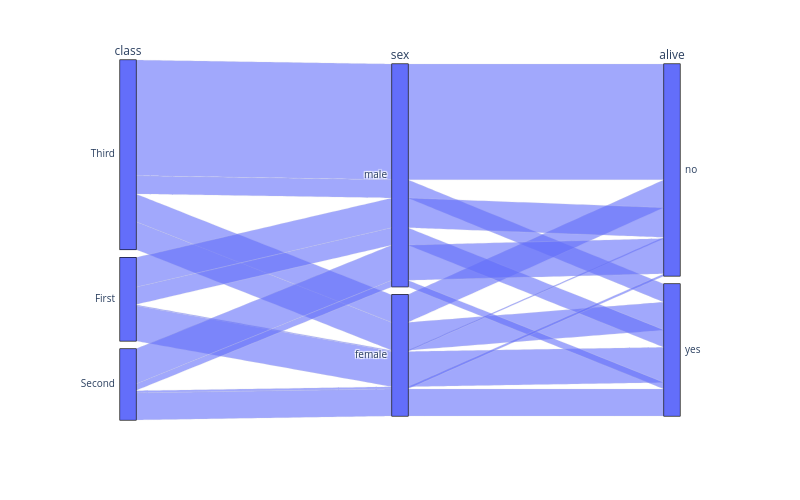

Source (notebook cell):
### Code cell
px.parallel_categories(
    titanic[titanic_group_cols],  
    height=500, width=800
)

### Figure 1 — Plotly figure (JSON) as saved in the notebook; plotly's stock layout.template omitted (floating-point values rounded to 4 significant figures; data arrays with more than 128 entries replaced by an {"elided": "..."} marker saying what was removed)
{"data": [{"dimensions": [{"label": "class", "values": {"elided": "891 str values"}}, {"label": "sex", "values": {"elided": "891 str values"}}, {"label": "alive", "values": {"elided": "891 str values"}}], "domain": {"x": [0, 1], "y": [0, 1]}, "name": "", "type": "parcats"}], "layout": {"height": 500, "legend": {"tracegroupgap": 0}, "margin": {"t": 60}, "width": 800}}
